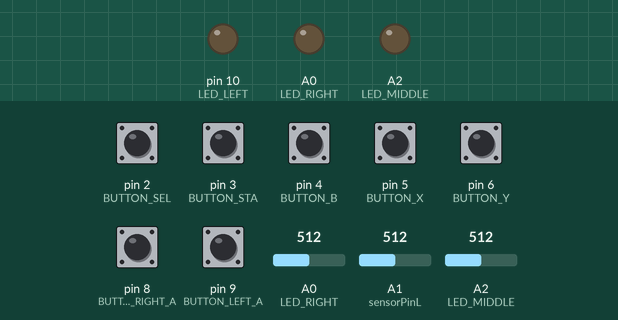
Bench run of a sketch on a simulated Arduino Uno, built with avr-gcc and run on an emulated ATmega328P. Shown: output pins drawn as LEDs (lit = HIGH). The inputs (shaded band) are chosen by the test bench; at power-on: pin 2 (BUTTON_SEL), pin 3 (BUTTON_STA), pin 4 (BUTTON_B), pin 5 (BUTTON_X), pin 6 (BUTTON_Y), pin 8 (BUTTON_RIGHT_A), pin 9 (BUTTON_LEFT_A) LOW, A2 (LED_MIDDLE) = 512, A0 (LED_RIGHT) = 512, A1 (sensorPinL) = 512. USB keyboard and mouse output is not drawn.

Above: at 1.2 s.
1.3 s: A2 (LED_MIDDLE) set to 789
2.8 s: A2 (LED_MIDDLE) set to 819
At 4.0 s:
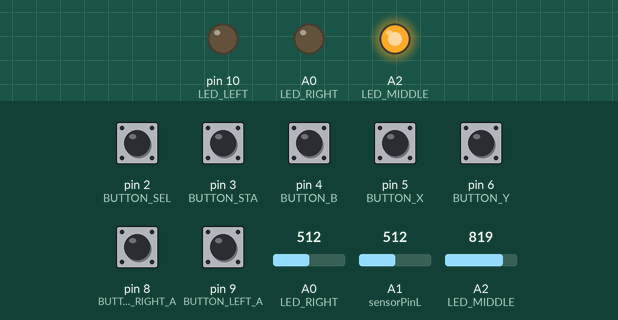
4.3 s: pin 8 (BUTTON_RIGHT_A) pulled HIGH for 0.15 s
At 4.8 s:
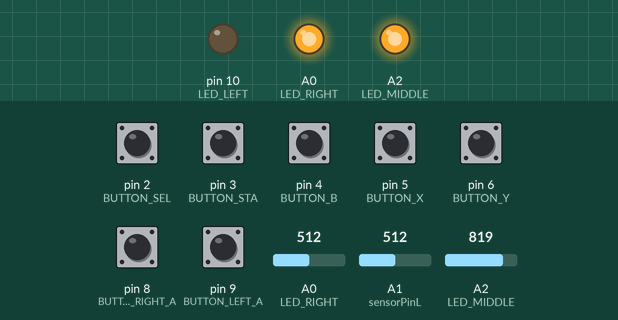
5.9 s: pin 9 (BUTTON_LEFT_A) pulled HIGH for 0.15 s
At 7.1 s:
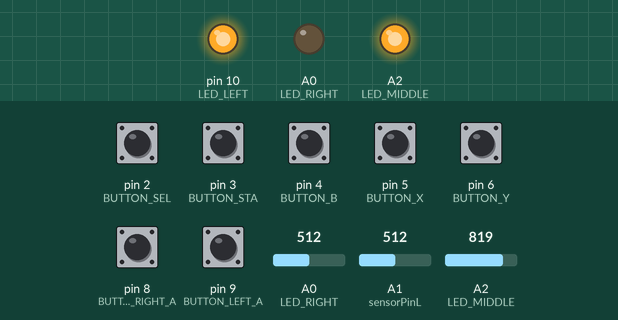
7.5 s: A2 (LED_MIDDLE) set to 790
At 8.3 s:
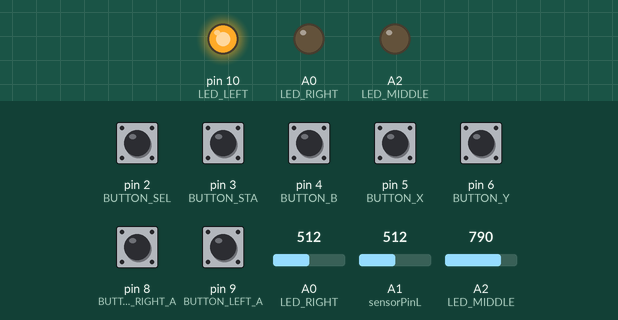
9.0 s: pin 8 (BUTTON_RIGHT_A) pulled HIGH for 1 s
At 9.6 s:
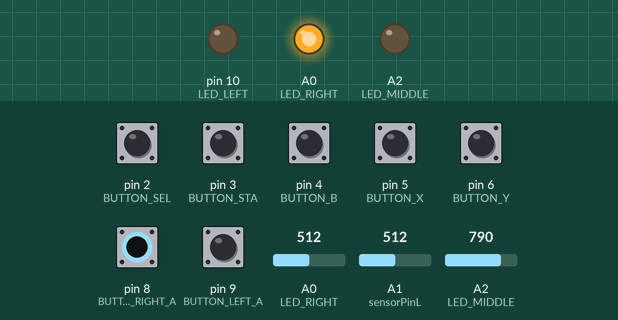
Timing chart, 0 to 12.0 s (numbered marks = the images above; inputs shaded):
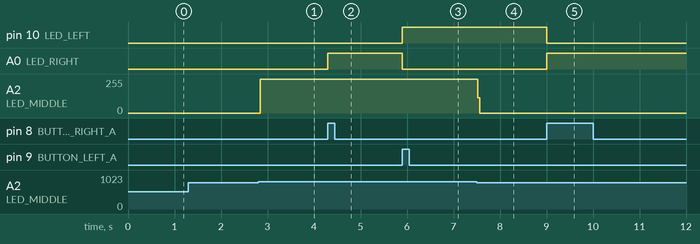

The sketch:

PADDLE_hardware_Test_2025_11_17_V03.ino
```cpp
// #include <HID.h>
/*
  HW_TEST_ButtonLR_PaddleLR_HID_V02

  make LED LIGHT when at ZERO

*/
//=================================================================
#include <Joystick.h>
#define JOYSTICK_COUNT 2
// Create the Joystick*
/*
Joystick_ Joystick(JOYSTICK_DEFAULT_REPORT_ID,JOYSTICK_TYPE_GAMEPAD,
  7, 0,                  // Button Count, Hat Switch Count
  true, true, false,     // X and Y, but no Z Axis
  true, true, false,   // No Rx, Ry, or Rz
  false, false,          // No rudder or throttle
  false, false, false);  // No accelerator, brake, or steering
*/
Joystick_ Joystick[JOYSTICK_COUNT] = {
  Joystick_(0x03, JOYSTICK_TYPE_GAMEPAD, 7, 0, true, false, false, false, false, false, false, false, false, false, false),
  Joystick_(0x04, JOYSTICK_TYPE_JOYSTICK, 7, 0, true, false, false, false, false, false, false, false, false, false, false)
};
//=================================================================
// constants won't change. They're used here to set pin numbers:


const int LED_LEFT = 10;    // the number of the LED pin
const int LED_RIGHT = 14;    // the number of the LED pin
const int LED_MIDDLE = 16;    // the number of the LED pin

const int BUTTON_LEFT_A = 9;  // the number of the pushbutton pin
const int BUTTON_RIGHT_A = 8;  // the number of the pushbutton pin
const int BUTTON_SEL = 2;
const int BUTTON_STA = 3;
const int BUTTON_X = 5;
const int BUTTON_Y = 6;
const int BUTTON_B = 4;

//======SOFRWARE VARIABLES ===========================================================
// variable for reading the pushbutton status
int State_Button_A_LEFT= 0;
int State_Button_A_RIGHT = 0;

int State_Button_SEL = 0;
int State_Button_STA = 0;

int State_Button_X = 0;
int State_Button_Y = 0;
int State_Button_H = 0;
int State_Button_FLAG = 0;

//=================================================================
//=================================================================

int sensorPinR = A0;   // select the input pin for the potentiometer
long sensorValueR = 0;  // variable to store the value coming from the sensor

int sensorPinL = A1;   // select the input pin for the potentiometer
long sensorValueL = 0;  // variable to store the value coming from the sensor
long sensorMinValue= 300;

long sensorValueRMAX = 0;
long sensorValueRMIN = 1024;
long sensorValueLMAX = 0;
long sensorValueLMIN = 1024;

int sensorMode = A2;   // select the input pin for the potentiometer
long sensorModeValue = 0;  // variable to store the value coming from the sensor

int Timer_Loop = 0;

long nJoystickRight = 0;  //nJoystickRight
long nJoystickLeft = 0;

const int nJOY_Range = 127;  // the number of the pushbutton pin
//===================================================================
//=================================================================
void setup() {

    // Set Range Values
  Joystick[0].setXAxisRange(-nJOY_Range, nJOY_Range);
  Joystick[0].setYAxisRange(-nJOY_Range, nJOY_Range);

  Joystick[1].setXAxisRange(-nJOY_Range, nJOY_Range);
  Joystick[1].setYAxisRange(-nJOY_Range, nJOY_Range);

  pinMode(LED_LEFT, OUTPUT);// initialize the LED pin as an output:
  pinMode(LED_RIGHT, OUTPUT);// initialize the LED pin as an output:
  pinMode(LED_MIDDLE, OUTPUT);


  pinMode(BUTTON_LEFT_A, INPUT);// initialize the pushbutton pin as an input:
  pinMode(BUTTON_RIGHT_A, INPUT);// initialize the pushbutton pin as an input:

  pinMode(BUTTON_SEL, INPUT);// initialize the pushbutton pin as an input:
  pinMode(BUTTON_STA, INPUT);// initialize the pushbutton pin as an input:
  pinMode(BUTTON_X, INPUT);// initialize the pushbutton pin as an input:
  pinMode(BUTTON_Y, INPUT);// initialize the pushbutton pin as an input:
  pinMode(BUTTON_B, INPUT);// initialize the pushbutton pin as an input:

	// Initialize Joystick Library
  Joystick[0].begin();
  Joystick[1].begin();

  //Initiate Serial communication.
  Serial.begin(9600);

  }
//=================================================================


#include <TimerOne.h>

void Timer1_ISR(void) {
  Timer_Loop = Timer_Loop + 1;
  if (Timer_Loop == 10) { Timer_Loop = 0; }  // timer counts one to 10
}
//=================================================================
//===================================================================
	long nLoadLEFT=80;			// 0-100 %
  long nLoadRIGHT=80;			// 0-100 %
	long nPWM_period=10;  // length of on off pulses

//===================================================================
void sendtoserial(bool bDEBUG)
{
  Serial.print("\n========BUTTON====================================================================================================\n");
  Serial.print("LEFT:");
  Serial.print(State_Button_A_LEFT);
  Serial.print("   RIGHT:");
  Serial.print(State_Button_A_RIGHT);

  Serial.print("   nJoystickRight:");
  Serial.print(nJoystickRight);
  Serial.print("   nJoystickLeft:");
  Serial.print(nJoystickLeft);

  Serial.print("   nLoadLEFT:");
  Serial.print(nLoadLEFT);
  Serial.print("   nLoadRIGHT:");
  Serial.print(nLoadRIGHT);


  Serial.println();
  //Serial.print("A1  A2  X  Y  H  SEL PLAY ");

  Serial.print(" A1:" + String(State_Button_A_LEFT) );
  Serial.print(" A2:" +  String(State_Button_A_RIGHT ));

  Serial.print(" SEL:" + String(State_Button_SEL ));
  Serial.print(" STA:" +  String(State_Button_STA ));

  Serial.print(" X:" +  String(State_Button_X));
  Serial.print(" Y:" + String(State_Button_Y ));
  Serial.print(" B:" + String(State_Button_H ));
  Serial.print(" MODE:" +  String(sensorModeValue));


  Serial.print("\n========PADDLE======================================================================================================\n");

  if (false)
  {

    Serial.println();
    Serial.print("10 BIT L:");
    Serial.print(sensorValueL);
    Serial.print("\t");
    Serial.print("10 BIT R:");
    Serial.print(sensorValueR);

    Serial.println();

    Serial.print("% LOAD LEFT:");
    Serial.print(nLoadLEFT);
    Serial.print("\t");
    Serial.print("% LOAD RIGHT:");
    Serial.print(nLoadRIGHT);
    Serial.print("\t");
    Serial.println();

  }
  Serial.println();
  Serial.print("% Timer_Loop:");
  Serial.print(Timer_Loop);
}
//=================================================================
void loop()
{
  //===============================================================
  // Program SETUP

  //bool bDEBUG=true;
  bool bDEBUG=false;
  bool bDEBUG_LED=true;

  if (bDEBUG) {delay(100);}  // slow down the program for debuging

  //==================================================================
  // Fire Buutons READ & WRITE
  //==================================================================
  // read the state of the pushbutton value:
  // check if the pushbutton is pressed. If it is, the buttonState is HIGH:
  //--------FIRE----------------------------------------------------------

  State_Button_A_LEFT= digitalRead(BUTTON_LEFT_A);
  State_Button_A_RIGHT = digitalRead(BUTTON_RIGHT_A);
  State_Button_SEL = digitalRead(BUTTON_SEL);
  State_Button_STA = digitalRead(BUTTON_STA);
  State_Button_X = digitalRead(BUTTON_X);
  State_Button_Y = digitalRead(BUTTON_Y);
  State_Button_H = digitalRead(BUTTON_B);


//==================================================================
// PADDLES
// Send JOYSTICK to USB
//==================================================================
  if (State_Button_A_LEFT== HIGH)
        {
          Joystick[1].setButton(0, 1);
          // turn LED on:
          if (bDEBUG_LED)
          {digitalWrite(LED_LEFT, HIGH);
          //digitalWrite(LED_MIDDLE, HIGH);
          digitalWrite(LED_RIGHT, LOW);
           }
        }
  else {Joystick[1].setButton(0, 0);}
//------------------------------------------------------------------
   if (State_Button_A_RIGHT == HIGH)
        {
          Joystick[0].setButton(0, 1);
          // turn LED on:
          if (bDEBUG_LED)
          {digitalWrite(LED_RIGHT, HIGH);
          digitalWrite(LED_LEFT, LOW);
          //digitalWrite(LED_MIDDLE, LOW);
          }
        }
  else {Joystick[0].setButton(0, 0);}
//------------------------------------------------------------------
if (sensorModeValue>500 )
{
  if (State_Button_SEL== HIGH) {Joystick[0].setButton(1, 1);}
  if (State_Button_STA== HIGH) {Joystick[0].setButton(2, 1);}
  if (State_Button_X== HIGH) {Joystick[0].setButton(3, 1);}
  if (State_Button_Y== HIGH) {Joystick[0].setButton(4, 1);}
  if (State_Button_H== HIGH) {Joystick[0].setButton(5, 1);}

  if (State_Button_SEL== LOW) {Joystick[0].setButton(1, 0);}
  if (State_Button_STA== LOW) {Joystick[0].setButton(2, 0);}
  if (State_Button_X== LOW) {Joystick[0].setButton(3, 0);}
  if (State_Button_Y== LOW) {Joystick[0].setButton(4, 0);}
  if (State_Button_H== LOW) {Joystick[0].setButton(5, 0);}
}
//------------------------------------------------------------------

//------------------------------------------------------------------
if (sensorModeValue<500 )
{
  if (State_Button_SEL== HIGH) {Joystick[1].setButton(1, 1);}
  if (State_Button_STA== HIGH) {Joystick[1].setButton(2, 1);}
  if (State_Button_X== HIGH) {Joystick[1].setButton(3, 1);}
  if (State_Button_Y== HIGH) {Joystick[1].setButton(4, 1);}
  if (State_Button_H== HIGH) {Joystick[1].setButton(5, 1);}

  if (State_Button_SEL== LOW) {Joystick[1].setButton(1, 0);}
  if (State_Button_STA== LOW) {Joystick[1].setButton(2, 0);}
  if (State_Button_X== LOW) {Joystick[1].setButton(3, 0);}
  if (State_Button_Y== LOW) {Joystick[1].setButton(4, 0);}
  if (State_Button_H== LOW) {Joystick[1].setButton(5, 0);}
}
//------------------------------------------------------------------
//==================================================================
// Analog Paddle
// Long variables are extended size variables for number storage, and store 32 bits (4 bytes), from -2,147,483,648 to 2,147,483,647.
//==================================================================

   // read the value from the sensor:
  sensorValueR = analogRead(sensorPinR);
  sensorValueL = analogRead(sensorPinL);

  sensorModeValue = analogRead(sensorMode);

  if (sensorValueR > sensorValueRMAX) {  sensorValueRMAX=sensorValueR;}  // initial 0
  if (sensorValueR < sensorValueRMIN) {  sensorValueRMIN=sensorValueR;}   // initial 1024

  if (sensorValueL > sensorValueLMAX) {  sensorValueLMAX=sensorValueL;}
  if (sensorValueL < sensorValueLMIN) {  sensorValueLMIN=sensorValueL;}

 nJoystickRight=(-nJOY_Range+nLoadRIGHT*nJOY_Range/50);
 nJoystickLeft=(-nJOY_Range+nLoadLEFT*nJOY_Range/50);  // 50 = 100 / 2


  Joystick[0].setXAxis( 1 * nJoystickRight);
  Joystick[1].setXAxis(1 * nJoystickLeft);

  sensorMinValue=300;
  nLoadLEFT=((sensorValueL-sensorValueLMIN)*100/(sensorValueLMAX-sensorValueLMIN));  // 1024 * 100 = 102`400
  nLoadRIGHT=((sensorValueR-sensorValueRMIN)*100/(sensorValueRMAX-sensorValueRMIN)) ;

  int nTest=0;

  if (nLoadRIGHT > 40 && nLoadRIGHT < 60)
  {  nTest=nTest+1;} else {nTest=nTest+0;}


  if (nLoadLEFT > 40 && nLoadLEFT <60)
  {  nTest=nTest+1;} else {nTest=nTest+0;}

  if (nTest==2)
  {  digitalWrite(LED_MIDDLE, HIGH);} else {digitalWrite(LED_MIDDLE, LOW);}

 if (sensorModeValue<100)
  {  digitalWrite(LED_MIDDLE, LOW);}

if (sensorModeValue>800)
  {  digitalWrite(LED_MIDDLE, HIGH);}


//============================================================================================
  //==================================================================
  // Fire Buutons READ & WRITE
  //==================================================================
  // read the state of the pushbutton value:
  // check if the pushbutton is pressed. If it is, the buttonState is HIGH:
  //--------FIRE----------------------------------------------------------
  State_Button_A_LEFT= digitalRead(BUTTON_LEFT_A);
  State_Button_A_RIGHT = digitalRead(BUTTON_RIGHT_A);
  State_Button_SEL = digitalRead(BUTTON_SEL);
  State_Button_STA = digitalRead(BUTTON_STA);
  State_Button_X = digitalRead(BUTTON_X);
  State_Button_Y = digitalRead(BUTTON_Y);
  State_Button_H = digitalRead(BUTTON_B);

  //------------------------------------------------------------------
  //==================================================================

if (bDEBUG) { sendtoserial(bDEBUG); }

}
```

Joystick.h
```cpp
// (licence header left out)
#ifndef JOYSTICK_h
#define JOYSTICK_h

#include "HID.h"

#if ARDUINO < 10606
#error The Joystick library requires Arduino IDE 1.6.6 or greater. Please update your IDE.
#endif

#if ARDUINO > 10606
#if !defined(USBCON)
#error The Joystick library can only be used with a USB MCU (e.g. Arduino Leonardo, Arduino Micro, etc.).
#endif
#endif

#if !defined(_USING_HID)

#warning "Using legacy HID core (non pluggable)"

#else

//================================================================================
//================================================================================
//  Joystick (Gamepad)

class Joystick_
{
private:
	bool     autoSendState;
	int8_t	 xAxis;
	int8_t	 yAxis;
	int8_t	 zAxis;
	int16_t	 xAxisRotation;
	int16_t	 yAxisRotation;
	int16_t	 zAxisRotation;
	uint32_t buttons;
	uint8_t  throttle;
	uint8_t  rudder;
	int16_t	 hatSwitch[2];

public:
	Joystick_();

	void begin(bool initAutoSendState = true);
	void end();

	void setXAxis(int8_t value);
	void setYAxis(int8_t value);
	void setZAxis(int8_t value);

	void setXAxisRotation(int16_t value);
	void setYAxisRotation(int16_t value);
	void setZAxisRotation(int16_t value);

	void setButton(uint8_t button, uint8_t value);
	void pressButton(uint8_t button);
	void releaseButton(uint8_t button);

	void setThrottle(uint8_t value);
	void setRudder(uint8_t value);

	void setHatSwitch(int8_t hatSwitch, int16_t value);

	void sendState();
};
extern Joystick_ Joystick;

#endif
#endif
```

Measured:
- the behaviour switches between 800 and 801 on A2 (LED_MIDDLE) (found by bisection; images 0 and 1)
- after the input at 1.3 s, every drawn part: stays the same
- after the input at 2.8 s, A2 (LED_MIDDLE): 0/255 → 254/255 at once
- after the input at 4.3 s, A0 (LED_RIGHT): LOW → HIGH at once
- after the input at 5.9 s, pin 10 (LED_LEFT): LOW → HIGH at once; A0 (LED_RIGHT): HIGH → LOW at once
- after the input at 7.5 s, A2 (LED_MIDDLE): 254/255 → 0/255 at once
- after the input at 9.0 s, pin 10 (LED_LEFT): HIGH → LOW at once; A0 (LED_RIGHT): LOW → HIGH at once
